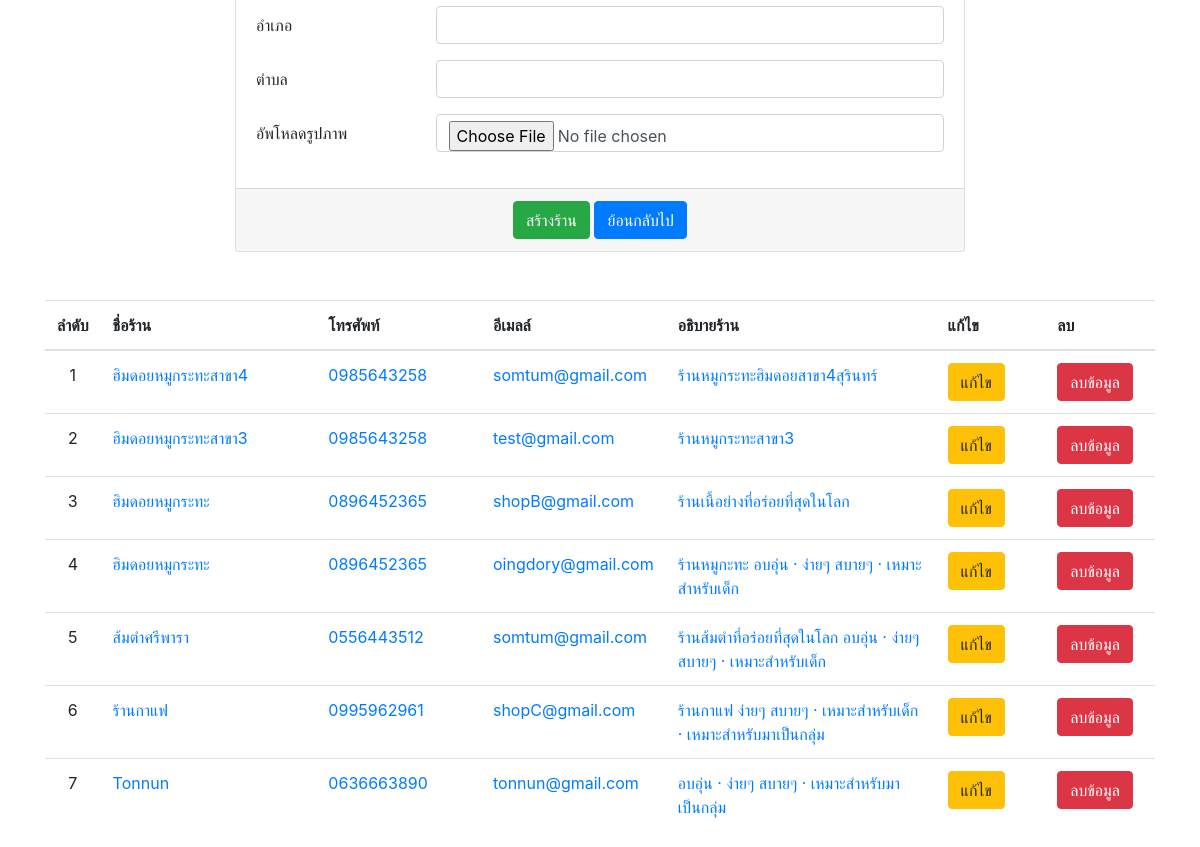
Before: /manage_shop.php (signed in, lower part) with the older database file.
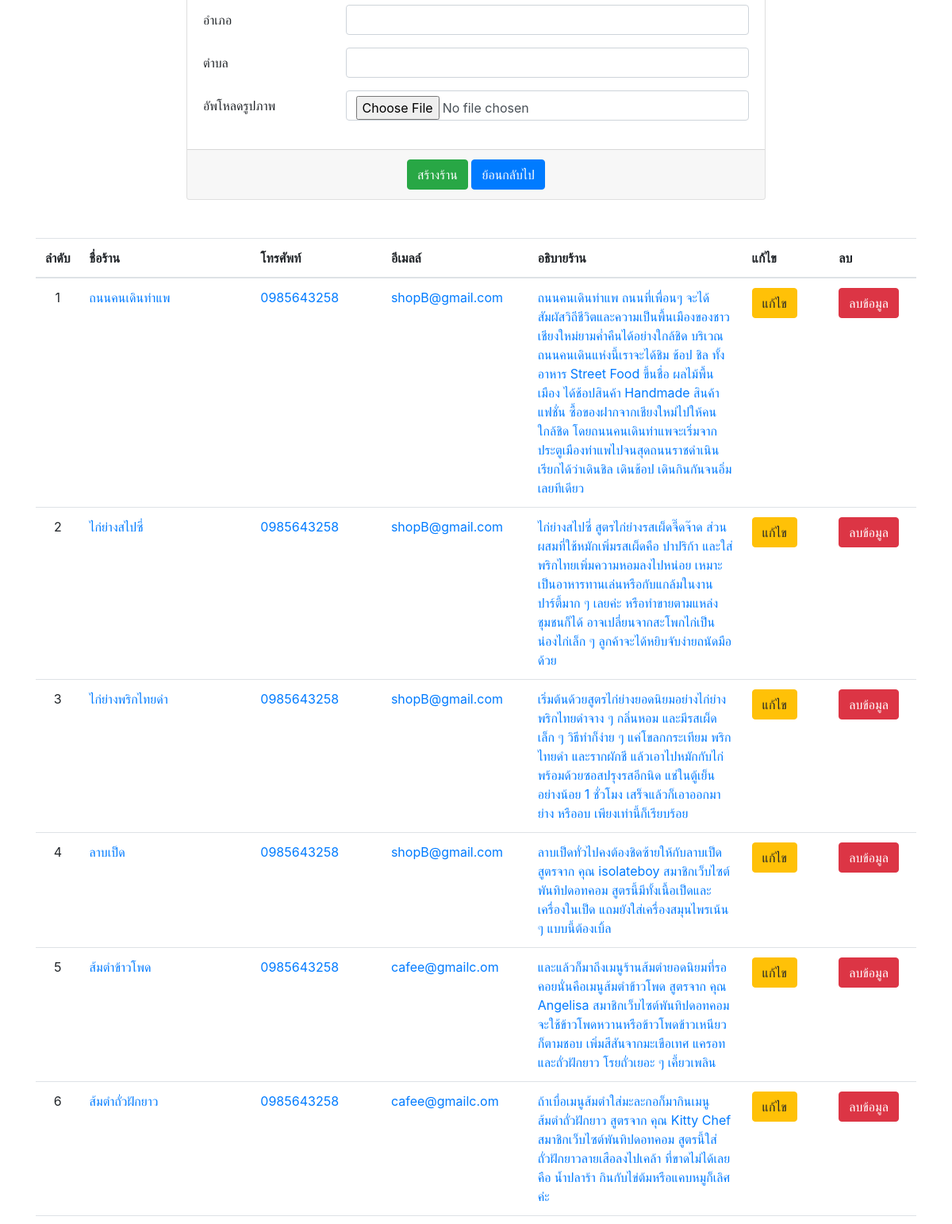
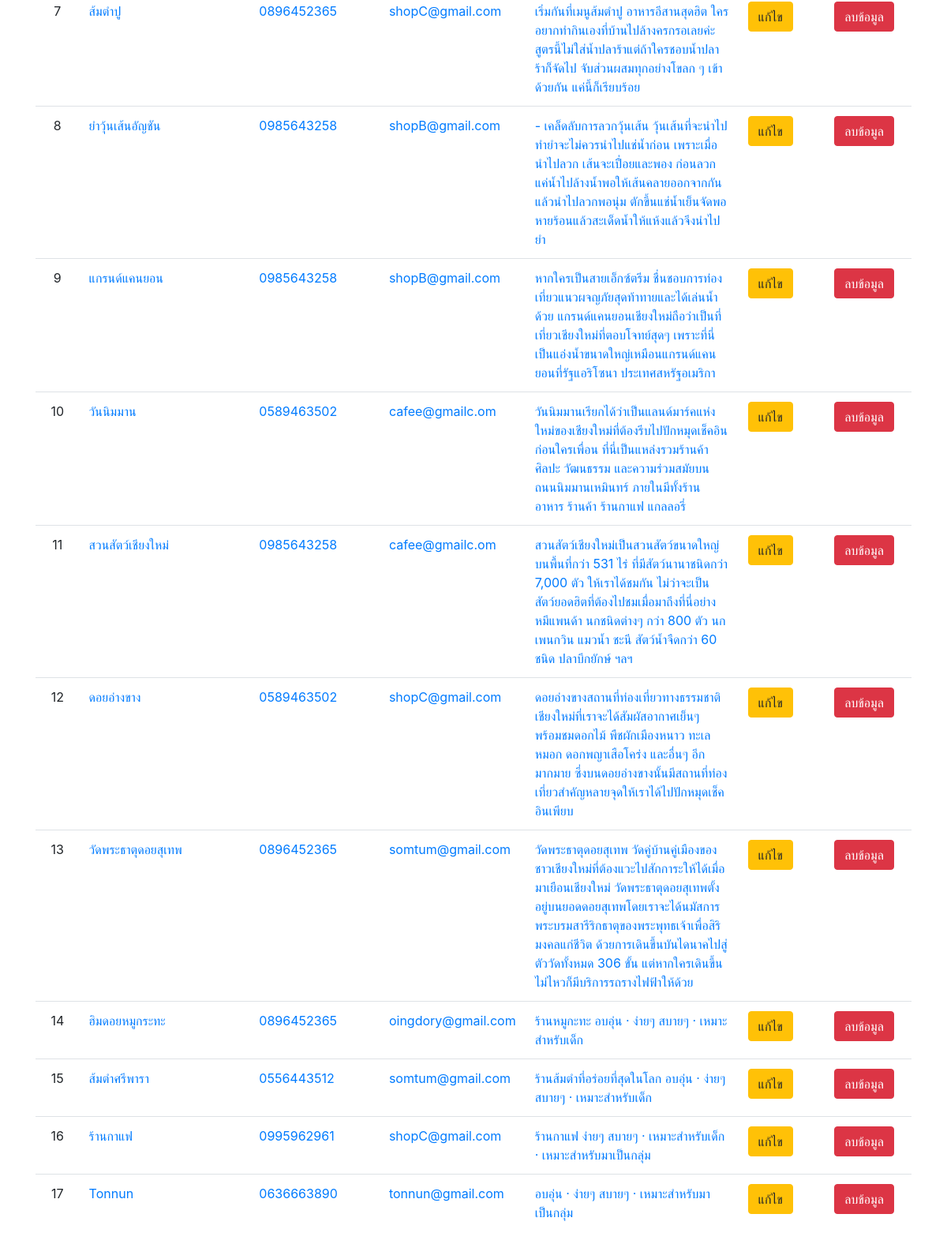
After: the same page with the newer database file (2 pictures, top to bottom).
### tables this page shows
CREATE TABLE `shop` (
  `idshop` int(11) NOT NULL,
  `shop_name` varchar(255) NOT NULL,
  `shop_phone` varchar(10) NOT NULL,
  `shop_email` varchar(255) NOT NULL,
  `shop_explain` text NOT NULL,
  `shop_country` varchar(255) NOT NULL,
  `shop_geography` varchar(255) NOT NULL,
  `shop_province` varchar(255) NOT NULL,
  `shop_amphur` varchar(255) NOT NULL,
  `shop_district` varchar(255) NOT NULL,
  `shop_village` varchar(255) NOT NULL,
  `shop_pic` varchar(255) NOT NULL,
  `shop_username` varchar(255) NOT NULL,
  `shop_type` varchar(255) NOT NULL
);

### manage_shop.php (the view, shortened to what this page needs)
<?php session_start();
$idusername = $_SESSION["idusername"];
if ($idusername == "admin") {
    $sql = 'SELECT * FROM shop  ORDER BY idshop desc';
} else {
    $sql = 'SELECT * FROM shop WHERE shop_username="' . $idusername . '" ORDER BY idshop desc';
}
$result = mysql_query($sql) or die(mysql_error());
$i = 1;
?>
<!doctype html>
<html lang="en">
<head>
    <link rel="stylesheet" href="https://stackpath.bootstrapcdn.com/bootstrap/4.5.2/css/bootstrap.min.css"
>
    <link rel="stylesheet" href="https://ajax.googleapis.com/ajax/libs/jqueryui/1.12.1/themes/smoothness/jquery-ui.css">
</head>
<body>
    <br>
    <br>
    <div class="container">
        <div class="row">
            <div class="col-md-8 mx-auto mt-5">
                <div class="card">
                    <form action="manage_shop_insert.php" method="POST" enctype="multipart/form-data">
                        <div class="card-body">
                            <div class="form-group row">
                                <label for="amphur" class="col-sm-3 col-form-label">อำเภอ</label>
                                <div class="col-sm-9">
                                    <input type="text" class="form-control" id="amphur" name="amphur">
                                </div>
                            </div>
                            <div class="form-group row">
                                <label for="district" class="col-sm-3 col-form-label">ตำบล</label>
                                <div class="col-sm-9">
                                    <input type="text" class="form-control" id="district" name="district">
                                </div>
                            </div>
                            <div class="form-group row">
                                <label for="fileUpload" class="col-sm-3 col-form-label">อัพโหลดรูปภาพ</label>
                                <div class="col-sm-9">
                                    <input type="file" class="form-control" id="fileUpload" name="fileUpload"
                                        onchange="readURL(this)">
                                </div>
                            </div>
                        </div>
                        <div class="card-footer text-center">
                            <input type="submit" name="submit" class="btn btn-success" value="สร้างร้าน">
                            <a class="btn btn-primary" href="index.php">ย้อนกลับไป</a>
                        </div>
                    </form>
                </div>
            </div>
        </div>
    </div>
    <br>
    <br>
    <div class="container">
        <div class="row">
            <div class="col">
                <table class="table">
                    <thead>
                        <tr>
                            <th class="style1" scope="col">ลำดับ</th>
                            <th scope="col" width="20%">ชื่อร้าน</th>
                            <th scope="col" width="15%">โทรศัพท์</th>
                            <th scope="col" width="15%">อีเมลล์</th>
                            <th scope="col" width="25%">อธิบายร้าน</th>
                            <th scope="col" width="10%">แก้ไข</th>
                            <th scope="col" width="10%">ลบ</th>
                        </tr>
                    </thead>
                    <tbody>
                        <?php
while ($row = mysql_fetch_assoc($result)) {
    echo "<tr>";
    echo "<td ><div align='center'>" . $i . "</div></td>";
    echo "<td ><a href='shop_profile.php?idshop=" . $row['idshop'] . "'><div >" . $row['shop_name'] . "</a></div></td>";
    echo "<td><a href='shop_profile.php?idshop=" . $row['idshop'] . "'>" . $row['shop_phone'] . "</a></td>";
    echo "<td><a href='shop_profile.php?idshop=" . $row['idshop'] . "'>" . $row['shop_email'] . "</a></td>";
    echo "<td><a href='shop_profile.php?idshop=" . $row['idshop'] . "'>" . $row['shop_explain'] . "</a></td>";
    echo "<td><div ><a class='btn btn-warning' role='button' href='manage_review_update.php?idshop=" . $row['idshop'] . "'>แก้ไข</a></div></td>";
    echo "<td><div ><a class='btn btn-danger' role='button' href='manage_review_delete.php?idshop=" . $row['idshop'] . "' onClick=\"return confirm('ต้องการลบข้อมูล " . $row['shop_name'] . "?');\"> ลบข้อมูล </a></div></td>";
    echo "</tr>";
    $i++;
}
?>
</body>
</html>

Changed rows visible on the page:
removed shop: shop_name "ฮิมดอยหมูกระทะสาขา4", shop_phone "0985643258", shop_email "somtum@gmail.com", shop_explain "ร้านหมูกระทะฮิมดอยสาขา4สุรินทร์"
removed shop: shop_name "ฮิมดอยหมูกระทะสาขา3", shop_phone "0985643258", shop_email "test@gmail.com", shop_explain "ร้านหมูกระทะสาขา3"
removed shop: shop_name "ฮิมดอยหมูกระทะ", shop_phone "0896452365", shop_email "shopB@gmail.com", shop_explain "ร้านเนื้อย่างที่อร่อยที่สุดในโลก"
added shop: shop_name "ถนนคนเดินท่าแพ", shop_phone "0985643258", shop_email "shopB@gmail.com", shop_explain "ถนนคนเดินท่าแพ ถนนที่เพื่อนๆ จะได้สัมผัสวิถีชีวิตและความเป็นพื้นเมืองของชาวเชียงใหม่ยามค่ำคืนได้อย่างใกล้ชิด บริเวณถนนคนเดินแห่งนี้เราจะได้ชิม ช้อป ชิล ทั้งอาหาร Street Food ขึ้นชื่อ ผลไม้พื้นเมือง ได้ช้อปสินค้า Handmade สินค้าแฟชั่น ซื้อของฝากจากเชียงใหม่ไปให้คนใกล้ชิด โดยถนนคนเดินท่าแพจะเริ่มจากประตูเมืองท่าแพไปจนสุดถนนราชดำเนิน เรียกได้ว่าเดินชิล เดินช้อป เดินกินกันจนอิ่มเลยทีเดียว"
added shop: shop_name "ไก่ย่างสไปซี่", shop_phone "0985643258", shop_email "shopB@gmail.com", shop_explain "ไก่ย่างสไปซี่ สูตรไก่ย่างรสเผ็ดจี๊ดจ๊าด ส่วนผสมที่ใช้หมักเพิ่มรสเผ็ดคือ ปาปริก้า และใส่พริกไทยเพิ่มความหอมลงไปหน่อย เหมาะเป็นอาหารทานเล่นหรือกับแกล้มในงานปาร์ตี้มาก ๆ เลยค่ะ หรือทำขายตามแหล่งชุมชนก็ได้ อาจเปลี่ยนจากสะโพกไก่เป็นน่องไก่เล็ก ๆ ลูกค้าจะได้หยิบจับง่ายถนัดมือด้วย"
added shop: shop_name "ไก่ย่างพริกไทยดำ", shop_phone "0985643258", shop_email "shopB@gmail.com", shop_explain "เริ่มต้นด้วยสูตรไก่ย่างยอดนิยมอย่างไก่ย่างพริกไทยดำจาง ๆ กลิ่นหอม และมีรสเผ็ดเล็ก ๆ วิธีทำก็ง่าย ๆ แค่โขลกกระเทียม พริกไทยดำ และรากผักชี แล้วเอาไปหมักกับไก่พร้อมด้วยซอสปรุงรสอีกนิด แช่ในตู้เย็นอย่างน้อย 1 ชั่วโมง เสร็จแล้วก็เอาออกมาย่าง หรืออบ เพียงเท่านี้ก็เรียบร้อย"
added shop: shop_name "ลาบเป็ด", shop_phone "0985643258", shop_email "shopB@gmail.com", shop_explain "ลาบเป็ดทั่วไปคงต้องชิดซ้ายให้กับลาบเป็ด สูตรจาก คุณ isolateboy สมาชิกเว็บไซต์พันทิปดอทคอม สูตรนี้มีทั้งเนื้อเป็ดและเครื่องในเป็ด แถมยังใส่เครื่องสมุนไพรเน้น ๆ แบบนี้ต้องเบิ้ล"
added shop: shop_name "ส้มตำข้าวโพด", shop_phone "0985643258", shop_email "cafee@gmailc.om", shop_explain "และแล้วก็มาถึงเมนูร้านส้มตำยอดนิยมที่รอคอยนั่นคือเมนูส้มตำข้าวโพด สูตรจาก คุณ Angelisa สมาชิกเว็บไซต์พันทิปดอทคอม จะใช้ข้าวโพดหวานหรือข้าวโพดข้าวเหนียวก็ตามชอบ เพิ่มสีสันจากมะเขือเทศ แครอท และถั่วฝักยาว โรยถั่วเยอะ ๆ เคี้ยวเพลิน"
added shop: shop_name "ส้มตำถั่วฝักยาว", shop_phone "0985643258", shop_email "cafee@gmailc.om", shop_explain "ถ้าเบื่อเมนูส้มตำใส่มะละกอก็มากินเมนูส้มตำถั่วฝักยาว สูตรจาก คุณ Kitty Chef สมาชิกเว็บไซต์พันทิปดอทคอม สูตรนี้ใส่ถั่วฝักยาวลายเสือลงไปเคล้า ที่ขาดไม่ได้เลยคือ น้ำปลาร้า กินกับไข่ต้มหรือแคบหมูก็เลิศค่ะ"
added shop: shop_name "ส้มตำปู", shop_phone "0896452365", shop_email "shopC@gmail.com", shop_explain "เริ่มกันที่เมนูส้มตำปู อาหารอีสานสุดฮิต ใครอยากทำกินเองที่บ้านไปล้างครกรอเลยค่ะ สูตรนี้ไม่ใส่น้ำปลาร้าแต่ถ้าใครชอบน้ำปลาร้าก็จัดไป จับส่วนผสมทุกอย่างโขลก ๆ เข้าด้วยกัน แค่นี้ก็เรียบร้อย"
added shop: shop_name "ยำวุ้นเส้นอัญชัน", shop_phone "0985643258", shop_email "shopB@gmail.com", shop_explain "- เคล็ดลับการลวกวุ้นเส้น วุ้นเส้นที่จะนำไปทำยำจะไม่ควรนำไปแช่น้ำก่อน เพราะเมื่อนำไปลวก เส้นจะเปื่อยและพอง ก่อนลวกแค่น้ำไปล้างน้ำพอให้เส้นคลายออกจากกัน แล้วนำไปลวกพอนุ่ม ตักขึ้นแช่น้ำเย็นจัดพอหายร้อนแล้วสะเด็ดน้ำให้แห้งแล้วจึงนำไปยำ"
added shop: shop_name "แกรนด์แคนยอน", shop_phone "0985643258", shop_email "shopB@gmail.com", shop_explain "หากใครเป็นสายเอ็กซ์ตรีม ชื่นชอบการท่องเที่ยวแนวผจญภัยสุดท้าทายและได้เล่นน้ำด้วย แกรนด์แคนยอนเชียงใหม่ถือว่าเป็นที่เที่ยวเชียงใหม่ที่ตอบโจทย์สุดๆ เพราะที่นี่เป็นแอ่งน้ำขนาดใหญ่เหมือนแกรนด์แคนยอนที่รัฐแอริโซนา ประเทศสหรัฐอเมริกา"
added shop: shop_name "วันนิมมาน", shop_phone "0589463502", shop_email "cafee@gmailc.om", shop_explain "วันนิมมานเรียกได้ว่าเป็นแลนด์มาร์คแห่งใหม่ของเชียงใหม่ที่ต้องรีบไปปักหมุดเช็คอินก่อนใครเพื่อน ที่นี่เป็นแหล่งรวมร้านค้า ศิลปะ วัฒนธรรม และความร่วมสมัยบนถนนนิมมานเหมินทร์ ภายในมีทั้งร้านอาหาร ร้านค้า ร้านกาแฟ แกลลอรี่"
added shop: shop_name "สวนสัตว์เชียงใหม่", shop_phone "0985643258", shop_email "cafee@gmailc.om", shop_explain "สวนสัตว์เชียงใหม่เป็นสวนสัตว์ขนาดใหญ่บนพื้นที่กว่า 531 ไร่ ที่มีสัตว์นานาชนิดกว่า 7,000 ตัว ให้เราได้ชมกัน ไม่ว่าจะเป็นสัตว์ยอดฮิตที่ต้องไปชมเมื่อมาถึงที่นี่อย่างหมีแพนด้า นกชนิดต่างๆ กว่า 800 ตัว นกเพนกวิน แมวนํ้า ชะนี สัตว์น้ำจืดกว่า 60 ชนิด ปลาบึกยักษ์ ฯลฯ"
added shop: shop_name "ดอยอ่างขาง", shop_phone "0589463502", shop_email "shopC@gmail.com", shop_explain "ดอยอ่างขางสถานที่ท่องเที่ยวทางธรรมชาติเชียงใหม่ที่เราจะได้สัมผัสอากาศเย็นๆ พร้อมชมดอกไม้ พืชผักเมืองหนาว ทะเลหมอก ดอกพญาเสือโคร่ง และอื่นๆ อีกมากมาย ซึ่งบนดอยอ่างขางนั้นมีสถานที่ท่องเที่ยวสำคัญหลายจุดให้เราได้ไปปักหมุดเช็คอินเพียบ"
added shop: shop_name "วัดพระธาตุดอยสุเทพ", shop_phone "0896452365", shop_email "somtum@gmail.com", shop_explain "วัดพระธาตุดอยสุเทพ วัดคู่บ้านคู่เมืองของชาวเชียงใหม่ที่ต้องแวะไปสักการะให้ได้เมื่อมาเยือนเชียงใหม่ วัดพระธาตุดอยสุเทพตั้งอยู่บนยอดดอยสุเทพโดยเราจะได้นมัสการพระบรมสารีริกธาตุของพระพุทธเจ้าเพื่อสิริมงคลแก่ชีวิต ด้วยการเดินขึ้นบันไดนาคไปสู่ตัววัดทั้งหมด 306 ขั้น แต่หากใครเดินขึ้นไม่ไหวก็มีบริการรถรางไฟฟ้าให้ด้วย"
